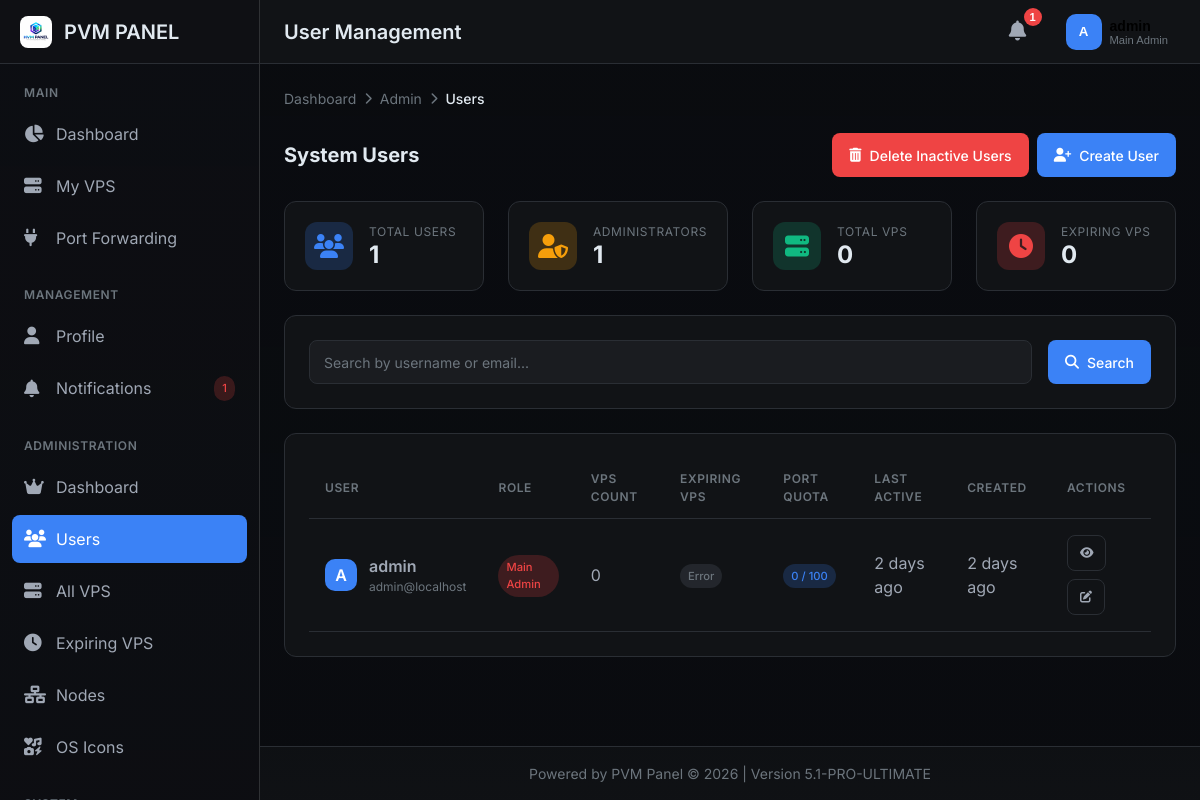
/admin/users (signed in), run on an earlier commit of the app's database.
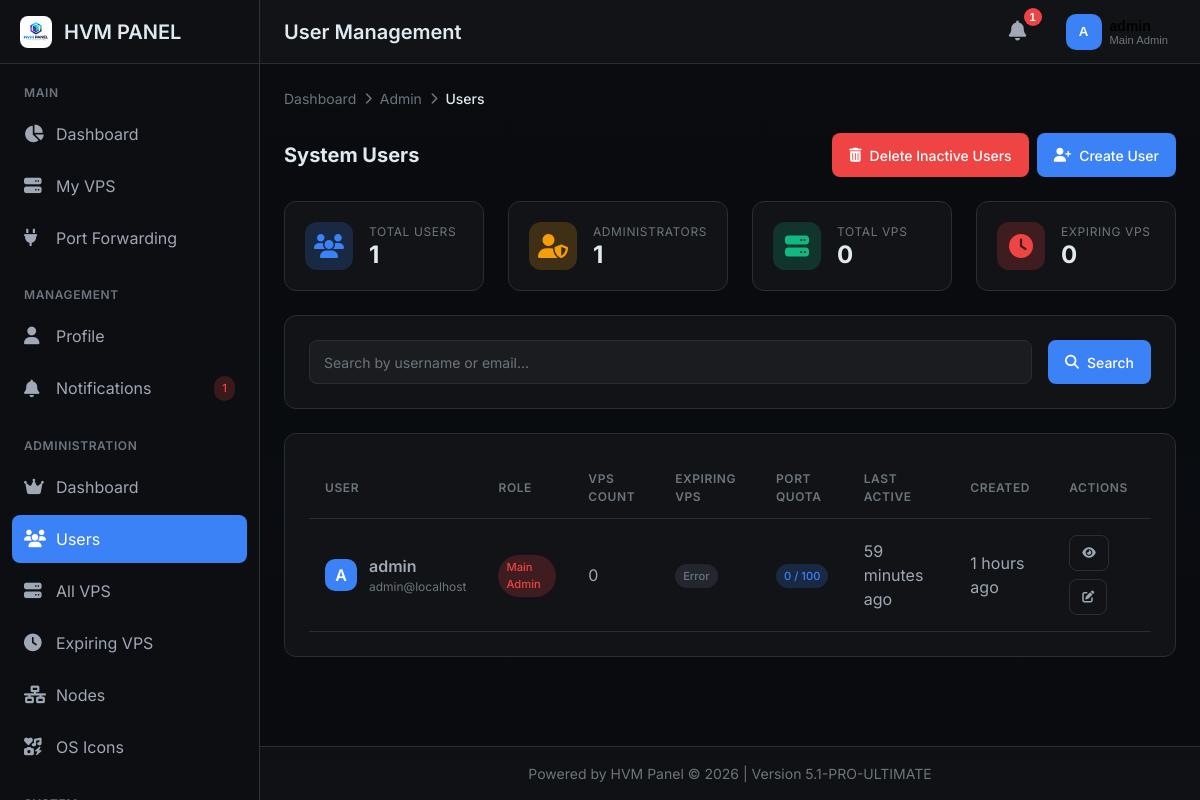
And on a later commit of the database.
### tables this page shows
CREATE TABLE settings (
            key TEXT PRIMARY KEY,
            value TEXT NOT NULL,
            description TEXT,
            updated_at TEXT NOT NULL
        );

CREATE TABLE users (
            id INTEGER PRIMARY KEY AUTOINCREMENT,
            username TEXT UNIQUE NOT NULL,
            email TEXT UNIQUE NOT NULL,
            password_hash TEXT NOT NULL,
            is_admin INTEGER DEFAULT 0,
            is_main_admin INTEGER DEFAULT 0,
            created_at TEXT NOT NULL,
            last_login TEXT,
            last_active TEXT,
            api_key TEXT UNIQUE,
            profile_picture TEXT,
            preferences TEXT DEFAULT '{}',
            two_factor_secret TEXT,
            two_factor_enabled INTEGER DEFAULT 0,
            theme TEXT DEFAULT 'default',
            language TEXT DEFAULT 'en'
        , discord_id TEXT, discord_username TEXT, discord_avatar TEXT, discord_email TEXT);

### hvm.py (the view)
@app.route('/admin/users')
@login_required
@admin_required
def admin_users():
    search_query = request.args.get('search', '')
    page = int(request.args.get('page', 1))
    per_page = 20
    offset = (page - 1) * per_page
    with get_db() as conn:
        cur = conn.cursor()
        if search_query:
            cur.execute('''SELECT u.*,
                           (SELECT COUNT(*) FROM vps WHERE user_id = u.id) as vps_count,
                           (SELECT allocated_ports FROM port_allocations WHERE user_id = u.id) as port_quota,
                           (SELECT used_ports FROM port_allocations WHERE user_id = u.id) as used_ports
                           FROM users u
                           WHERE u.username LIKE ? OR u.email LIKE ?
                           ORDER BY u.id
                           LIMIT ? OFFSET ?''',
                       (f'%{search_query}%', f'%{search_query}%', per_page, offset))
        else:
            cur.execute('''SELECT u.*,
                           (SELECT COUNT(*) FROM vps WHERE user_id = u.id) as vps_count,
                           (SELECT allocated_ports FROM port_allocations WHERE user_id = u.id) as port_quota,
                           (SELECT used_ports FROM port_allocations WHERE user_id = u.id) as used_ports
                           FROM users u
                           ORDER BY u.id
                           LIMIT ? OFFSET ?''',
                       (per_page, offset))
        users = [dict(row) for row in cur.fetchall()]
        if search_query:
            cur.execute('SELECT COUNT(*) FROM users WHERE username LIKE ? OR email LIKE ?',
                       (f'%{search_query}%', f'%{search_query}%'))
        else:
            cur.execute('SELECT COUNT(*) FROM users')
        total_users = cur.fetchone()[0]
    return render_template('admin/users.html',
                          panel_name=get_setting('site_name', 'HVM PANEL'),
                          users=users,
                          search_query=search_query,
                          page=page,
                          total_pages=(total_users + per_page - 1) // per_page)

### hvm.py (called while the page is built)
@contextmanager
def get_db():
    conn = None
    try:
        conn = sqlite3.connect(DATABASE_PATH, timeout=30)
        conn.execute("PRAGMA journal_mode=WAL")
        conn.execute("PRAGMA foreign_keys=ON")
        conn.execute("PRAGMA busy_timeout=30000")
        conn.row_factory = sqlite3.Row
        yield conn
        conn.commit()
    except Exception as e:
        if conn:
            conn.rollback()
        logger.error(f"Database error: {e}")
        raise
    finally:
        if conn:
            conn.close()

def get_setting(key: str, default: Any = None):
    with get_db() as conn:
        cur = conn.cursor()
        cur.execute('SELECT value FROM settings WHERE key = ?', (key,))
        row = cur.fetchone()
        return row[0] if row else default

def get_unread_notifications_count(user_id: int):
    with get_db() as conn:
        cur = conn.cursor()
        cur.execute('''SELECT COUNT(*) FROM notifications
                      WHERE user_id = ? AND read = 0
                      AND (expires_at IS NULL OR expires_at > ?)''',
                   (user_id, datetime.now().isoformat()))
        return cur.fetchone()[0]

### templates/admin/users.html (shortened to what the changed rows need)
{% extends "base.html" %}
{% block header_title %}User Management{% endblock %}
{% block breadcrumbs %}
<div class="breadcrumb">
</div>
{% endblock %}
{% block content %}
<div style="display: flex; justify-content: space-between; align-items: center; margin-bottom: 1.5rem; flex-wrap: wrap; gap: 1rem;">
    <h2 style="font-size: 1.25rem; margin: 0;">System Users</h2>
</div>
<div class="grid grid-4" style="margin-bottom: 1.5rem;">
                {% set total_vps = namespace(count=0) %}
                {% for user in users %}
                    {% set total_vps.count = total_vps.count + (user.vps_count or 0) %}
                {% endfor %}
</div>
<div class="card" style="margin-bottom: 1.5rem;">
</div>
<div class="card">
    <div class="table-responsive">
        <table class="table">
            <thead>
                <tr>
                    <th>User</th>
                    <th>Role</th>
                    <th>VPS Count</th>
                    <th>Expiring VPS</th>
                    <th>Port Quota</th>
                    <th>Last Active</th>
                    <th>Created</th>
                    <th>Actions</th>
                </tr>
            </thead>
            <tbody>
                {% for user in users %}
                <tr>
                    <td>
                        <div style="display: flex; align-items: center; gap: 0.75rem;">
                            <div class="user-avatar" style="width: 32px; height: 32px;">
                                {% if user.profile_picture %}
                                <img src="{{ user.profile_picture }}" alt="{{ user.username }}">
                                {% else %}
                                <span>{{ user.username[:1].upper() }}</span>
                                {% endif %}
                            </div>
                            <div>
                                <div style="font-weight: 600;">{{ user.username }}</div>
                                <div style="font-size: 0.75rem; color: var(--text-muted);">{{ user.email }}</div>
                            </div>
                        </div>
                    </td>
                    <td>
                        {% if user.is_main_admin %}
                        <span class="badge badge-danger">Main Admin</span>
                        {% elif user.is_admin %}
                        <span class="badge badge-warning">Admin</span>
                        {% else %}
                        <span class="badge badge-success">User</span>
                        {% endif %}
                    </td>
                    <td>{{ user.vps_count or 0 }}</td>
                    <td>
                        <div class="expiring-vps-cell" data-user-id="{{ user.id }}">
                        </div>
                    </td>
                    <td>
                        <span class="badge badge-info">{{ user.used_ports or 0 }} / {{ user.port_quota or 0 }}</span>
                    </td>
                    <td>{{ user.last_active|relative_time if user.last_active else 'Never' }}</td>
                    <td>{{ user.created_at|relative_time }}</td>
                    <td>
                        <div style="display: flex; gap: 0.5rem; flex-wrap: wrap;">
                            <a href="{{ url_for('admin_user_detail', user_id=user.id) }}" class="btn btn-sm btn-outline" data-tooltip="View Details">
                                <i class="fas fa-eye"></i>
                            </a>
                            <a href="{{ url_for('admin_user_edit', user_id=user.id) }}" class="btn btn-sm btn-outline" data-tooltip="Edit User">
                                <i class="fas fa-edit"></i>
                            </a>
                        </div>
                    </td>
                </tr>
                {% endfor %}
            </tbody>
        </table>
    </div>
</div>
{% endblock %}

### templates/base.html (shortened to what the changed rows need)
<!DOCTYPE html>
<html lang="en" data-theme="dark">
<head>
    <link rel="stylesheet" href="https://cdnjs.cloudflare.com/ajax/libs/font-awesome/6.4.0/css/all.min.css">
</head>
<body>
    <div class="app-wrapper">
        <aside class="sidebar" id="sidebar">
            <div class="sidebar-header">
                <a href="{{ url_for('dashboard') if current_user.is_authenticated else url_for('index') }}" class="logo">
                    <img src="{{ get_setting('header_icon', '/static/img/logo.png') }}" alt="{{ panel_name }}">
                    <span>{{ panel_name }}</span>
                </a>
            </div>
            {% if current_user.is_authenticated %}
            <nav class="sidebar-nav">
                <div class="nav-section">
                    <a href="{{ url_for('notifications') }}" class="nav-item {% if request.endpoint == 'notifications' %}active{% endif %}">
                        <i class="fas fa-bell"></i>
                        <span>Notifications</span>
                        {% if get_unread_notifications_count(current_user.id) > 0 %}
                        <span class="badge badge-danger" style="margin-left: auto;">{{ get_unread_notifications_count(current_user.id) }}</span>
                        {% endif %}
                    </a>
                </div>
            </nav>
            {% endif %}
        </aside>
        <main class="main-content" id="mainContent">
            <header class="header">
                <div class="header-left">
                    <h1 class="header-title">{% block header_title %}{{ panel_name }}{% endblock %}</h1>
                </div>
                <div class="header-right">
                    {% if current_user.is_authenticated %}
                    <div class="user-menu">
                        <button class="user-btn" id="userMenuBtn">
                            <div class="user-avatar">
                                {% if current_user.profile_picture %}
                                <img src="{{ current_user.profile_picture }}" alt="{{ current_user.username }}">
                                {% else %}
                                <span>{{ current_user.username[:1].upper() }}</span>
                                {% endif %}
                            </div>
                        </button>
                    </div>
                    {% endif %}
                </div>
            </header>
            <div class="content">
                {% block breadcrumbs %}{% endblock %}
                {% block content %}{% endblock %}
            </div>
            <footer class="footer">
                {{ get_setting('footer_text', 'Powered by HVM Panel') }} &copy; {{ now().year }} | Version {{ PANEL_VERSION }}
            </footer>
        </main>
    </div>
</body>
</html>

What changed in the data, as far as the page shows it:
changed settings: value "PVM PANEL" → "HVM PANEL"
changed users "admin": last_active|relative_time "2 days ago" → "59 minutes ago"; created_at|relative_time "2 days ago" → "1 hours ago"
changed settings: value "Powered by PVM Panel" → "Powered by HVM Panel"
